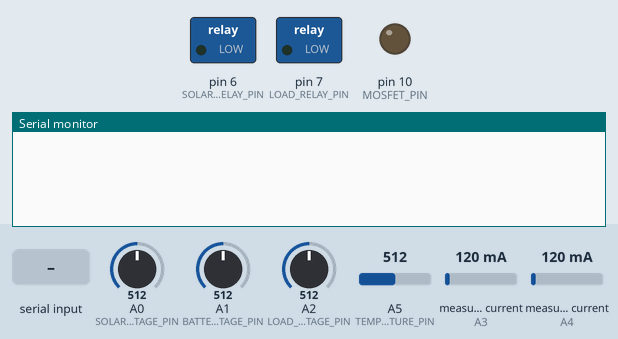
Recording of a sketch running on a simulated Arduino Uno, built with avr-gcc and run on an emulated ATmega328P. Parts: switched loads named in the sketch (green lamp = pin HIGH), output pins drawn as LEDs (lit = HIGH), the last lines printed to the serial monitor. The inputs (shaded band) are chosen by the test bench; at power-on: A0 (SOLAR_PANEL_VOLTAGE_PIN) = 512, A1 (BATTERY_VOLTAGE_PIN) = 512, A2 (LOAD_VOLTAGE_PIN) = 512, A5 (TEMPERATURE_PIN) = 512, measured current (sensors on A3, A4) 120 mA.

Above: at 1.2 s.
1.3 s: "T\n" received over Serial
At 1.9 s:
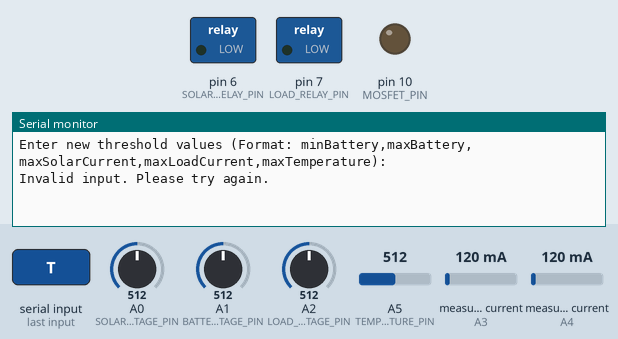
2.9 s: byte 100 ('d') received over Serial
At 3.5 s:
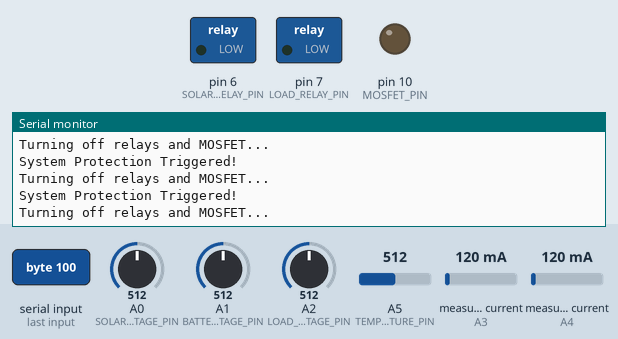
4.4 s: byte 68 ('D') received over Serial
At 5.7 s:
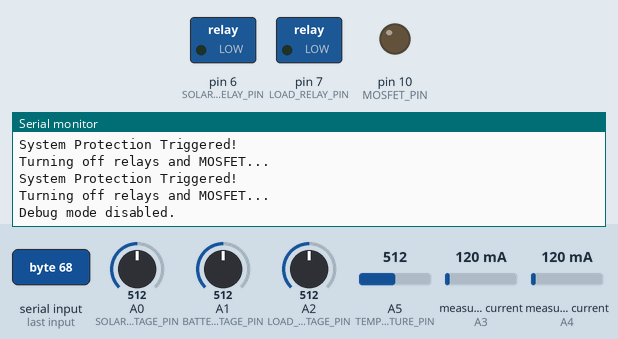
6.0 s: byte 115 ('s') received over Serial
At 6.9 s:
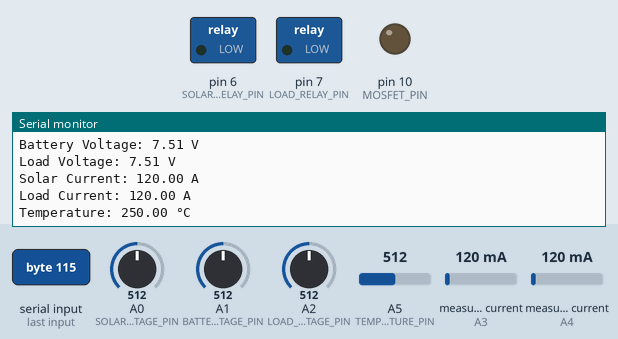
7.5 s: "d90\n" received over Serial
At 8.0 s:
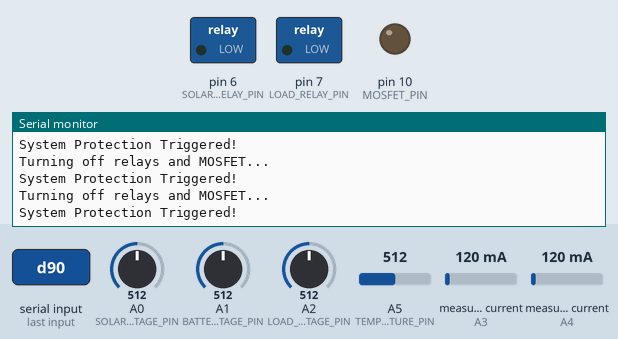

Measured:
- after the input at 1.3 s, the serial monitor: prints a new line at once (image 1)
- after the input at 2.9 s, the serial monitor: prints a new line at once (image 2)
- after the input at 4.4 s, the serial monitor: prints a new line after 0.12 s (image 3)
- after the input at 6.0 s, the serial monitor: prints a new line at once (image 4)
- after the input at 7.5 s, the serial monitor: prints a new line at once (image 5)

The sketch:

arduino_test.ino
```cpp
#include "ACS712.h"

#define SOLAR_PANEL_VOLTAGE_PIN A0 // Analog pin for solar panel voltage
#define BATTERY_VOLTAGE_PIN A1     // Analog pin for battery voltage
#define LOAD_VOLTAGE_PIN A2         // Analog pin for load voltage
#define SOLAR_CURRENT_PIN A3        // Analog pin for solar current
#define LOAD_CURRENT_PIN A4         // Analog pin for load current
#define TEMPERATURE_PIN A5          // Analog pin for LM35 temperature sensor
#define SOLAR_RELAY_PIN 6          // Pin connected to the relay for solar side
#define LOAD_RELAY_PIN 7           // Pin connected to the relay for load side
#define MOSFET_PIN 10               // Pin connected to the gate of P-channel MOSFET

// Thresholds for various parameters
float MIN_BATTERY_VOLTAGE = 11.5; // Minimum battery voltage
float MAX_BATTERY_VOLTAGE = 14.5; // Maximum battery voltage
float MAX_SOLAR_CURRENT = 5.0;    // Maximum current from solar panel
float MAX_LOAD_CURRENT = 10.0;    // Maximum current for load
float MAX_TEMPERATURE = 45.0;     // Maximum temperature in Celsius

bool debugMode = false; // Debug mode flag

void setup()
{
  Serial.begin(9600);
  pinMode(SOLAR_RELAY_PIN, OUTPUT);
  pinMode(LOAD_RELAY_PIN, OUTPUT);
  pinMode(MOSFET_PIN, OUTPUT);
}

void loop()
{
  float solarPanelVoltage = measureVoltage(SOLAR_PANEL_VOLTAGE_PIN);
  float batteryVoltage = measureVoltage(BATTERY_VOLTAGE_PIN);
  float loadVoltage = measureVoltage(LOAD_VOLTAGE_PIN);
  float solarCurrent = measureCurrent(SOLAR_CURRENT_PIN);
  float loadCurrent = measureCurrent(LOAD_CURRENT_PIN);
  float temperature = measureTemperature(TEMPERATURE_PIN);

  // Control logic for overvoltage, undervoltage, overcurrent, and temperature protection
  if (batteryVoltage > MAX_BATTERY_VOLTAGE || solarPanelVoltage > MAX_BATTERY_VOLTAGE || loadVoltage > MAX_BATTERY_VOLTAGE ||
      batteryVoltage < MIN_BATTERY_VOLTAGE || solarCurrent > MAX_SOLAR_CURRENT || loadCurrent > MAX_LOAD_CURRENT || temperature > MAX_TEMPERATURE)
  {
    if (debugMode)
    {
      Serial.println("System Protection Triggered!");
      Serial.println("Turning off relays and MOSFET...");
    }
    digitalWrite(SOLAR_RELAY_PIN, LOW); // Turn off solar relay
    digitalWrite(LOAD_RELAY_PIN, LOW);  // Turn off load relay
    analogWrite(MOSFET_PIN, 0);         // Set PWM to 0 to disable charging current
  }
  else
  {
    if (debugMode)
    {
      Serial.println("System Running Normally.");
    }
    // Control logic for solar side relay based on battery voltage and solar panel voltage
    if (batteryVoltage < MAX_BATTERY_VOLTAGE && solarPanelVoltage > batteryVoltage)
    {
      digitalWrite(SOLAR_RELAY_PIN, HIGH);                                              // Turn on solar relay to allow charging
      analogWrite(MOSFET_PIN, map(solarPanelVoltage, batteryVoltage, 20, 0, 255)); // Control charging current using PWM
    }
    else
    {
      digitalWrite(SOLAR_RELAY_PIN, LOW); // Turn off solar relay to stop charging
      analogWrite(MOSFET_PIN, 0);         // Set PWM to 0 to disable charging current
    }

    // Control logic for load side relay based on battery voltage and load current
    if (batteryVoltage > MIN_BATTERY_VOLTAGE && loadCurrent < MAX_LOAD_CURRENT)
    {
      digitalWrite(LOAD_RELAY_PIN, HIGH); // Turn on load relay to supply power to load
    }
    else
    {
      digitalWrite(LOAD_RELAY_PIN, LOW); // Turn off load relay to prevent over-discharging or overload
    }
  }

  // Debug mode control via Serial commands
  if (Serial.available() > 0)
  {
    char command = Serial.read();
    if (command == 'd' || command == 'D')
    {
      debugMode = !debugMode;
      if (debugMode)
      {
        Serial.println("Debug mode enabled.");
      }
      else
      {
        Serial.println("Debug mode disabled.");
      }
    }
    else if (command == 's' || command == 'S')
    {
      // Send sensor readings
      printSensorReadings(solarPanelVoltage, batteryVoltage, loadVoltage, solarCurrent, loadCurrent, temperature);
    }
    else if (command == 't' || command == 'T')
    {
      // Change threshold values
      changeThresholdValues();
    }
  }


}

void printSensorReadings(float solarPanelVoltage, float batteryVoltage, float loadVoltage, float solarCurrent, float loadCurrent, float temperature)
{
  Serial.println("Sensor Readings:");
  Serial.print("Solar Panel Voltage: ");
  Serial.print(solarPanelVoltage);
  Serial.println(" V");
  Serial.print("Battery Voltage: ");
  Serial.print(batteryVoltage);
  Serial.println(" V");
  Serial.print("Load Voltage: ");
  Serial.print(loadVoltage);
  Serial.println(" V");
  Serial.print("Solar Current: ");
  Serial.print(solarCurrent);
  Serial.println(" A");
  Serial.print("Load Current: ");
  Serial.print(loadCurrent);
  Serial.println(" A");
  Serial.print("Temperature: ");
  Serial.print(temperature);
  Serial.println(" °C");
}

void changeThresholdValues()
{
  Serial.println("Enter new threshold values (Format: minBattery,maxBattery,maxSolarCurrent,maxLoadCurrent,maxTemperature):");
  while (!Serial.available())
  {
    // Wait for user input
  }

  String input = Serial.readStringUntil('\n');
  int pos = input.indexOf(',');
  if (pos != -1)
  {
    String minBatteryStr = input.substring(0, pos);
    input.remove(0, pos + 1);
    pos = input.indexOf(',');
    if (pos != -1)
    {
      String maxBatteryStr = input.substring(0, pos);
      input.remove(0, pos + 1);
      pos = input.indexOf(',');
      if (pos != -1)
      {
        String maxSolarCurrentStr = input.substring(0, pos);
        input.remove(0, pos + 1);
        pos = input.indexOf(',');
        if (pos != -1)
        {
          String maxLoadCurrentStr = input.substring(0, pos);
          input.remove(0, pos + 1);
          String maxTemperatureStr = input;

          // Convert strings to floats
          MIN_BATTERY_VOLTAGE = minBatteryStr.toFloat();
          MAX_BATTERY_VOLTAGE = maxBatteryStr.toFloat();
          MAX_SOLAR_CURRENT = maxSolarCurrentStr.toFloat();
          MAX_LOAD_CURRENT = maxLoadCurrentStr.toFloat();
          MAX_TEMPERATURE = maxTemperatureStr.toFloat();

          Serial.println("Threshold values updated.");
          return;
        }
      }
    }
  }

  Serial.println("Invalid input. Please try again.");
}

float measureVoltage(int pin)
{
  int sensorValue = analogRead(pin);
  float voltage = sensorValue * (5.0 / 1023.0) * (3.0); // Adjusted for potential divider
  return voltage;
}

float measureCurrent(int x)
{

  ACS712 Ca(x,5.0, 1023, 185); // Change this according to your ACS712 model

  int current = Ca.mA_DC(); // Read current from ACS712 sensor
  return current;
}

float measureTemperature(int pin)
{
  int sensorValue = analogRead(pin);
  float milliVolts = sensorValue * (5000.0 / 1024.0);
  float temperature = milliVolts / 10.0;
  return temperature;
}
```
